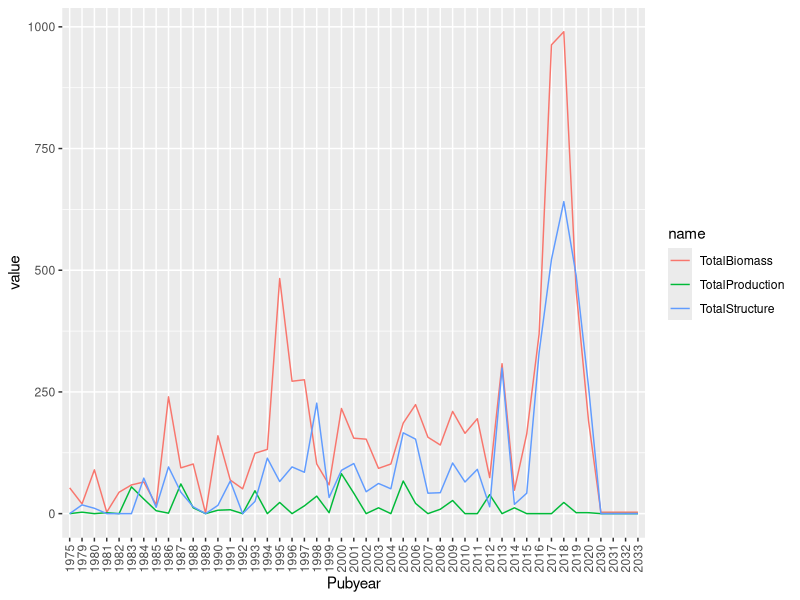

This figure's R source:
## ---- chunk 1
knitr::opts_chunk$set(echo = TRUE)
## ---- chunk 2
library(tidyverse)
## ---- chunk 3
seagrass<-read.csv("../data/SeagrassPubs.csv")
## ---- chunk 4
head(seagrass)
summary(seagrass)
glimpse(seagrass)
## ---- chunk 5
# Extract author and year from reference column and create new data frame with these two variables separated.
seagrass1 <- seagrass %>% 
  mutate(Author = str_extract(string = Reference, pattern = "(?<=,\\s).+"),
         PubYear = str_extract(string = Reference, pattern = "[0-9]+")) %>% 
  select(Author:PubYear)
# Combine the Column for publication year to the original data frame using cbind function.
Pubyear = seagrass1$PubYear
seagrass2 <- cbind(seagrass, Pubyear)
## ---- chunk 6
biomass<-seagrass2 %>% # Create new data frame and select which data frame to pull data from.
  group_by(Pubyear) %>% # Group publications by year.
  select(Pubyear, Seagr.biom.above.dm..g.m..2.) %>% # Select which 2 variables we are interested in using to tally.
   drop_na(Seagr.biom.above.dm..g.m..2.) %>% # Remove na values to only count the years with publications.
    tally()
colnames(biomass) <- c("Pubyear", "tally1")

biomass1<-seagrass2 %>% # Create new data frame and select which data frame to pull data from.
  group_by(Pubyear) %>%  # Group publications by year.
  select(Pubyear, Seagr.biom.below.dm..g.m..2.) %>% # Select which 2 variables we are interested in using to tally.
  drop_na(Seagr.biom.below.dm..g.m..2.) %>% # Remove na values to only count the years with publications.
    tally()
colnames(biomass1) <- c("Pubyear", "tally2")

biomass2<-seagrass2 %>% # Create new data frame and select which data frame to pull data from.
  group_by(Pubyear) %>%  # Group publications by year.
  select(Pubyear, Seagr.biom.tot.dm..g.m..2.) %>% # Select which 2 variables we are interested in using to tally.
  drop_na(Seagr.biom.tot.dm..g.m..2.) %>% # Remove na values to only count the years with publications.
    tally()
colnames(biomass2) <- c("Pubyear", "tally3")


# Organise data into one dataframe.

TBmass1 <- biomass %>%
  full_join(biomass1) # Combine tally columns for biomass and biomass1 into one dataframe.


TBmass2 <- TBmass1 %>%
  full_join(biomass2)  # Combine tally columns for TBmass1 and biomass2 into one dataframe. That puts all three tally columns into one dataframe.



TBmass2$tally1<-as.numeric(TBmass2$tally1) # Make tally1 numeric.
TBmass2$tally2<-as.numeric(TBmass2$tally2) # Make tally2 numeric.
TBmass2$tally3<-as.numeric(TBmass2$tally3) # Make tally3 numeric.

TBmass2[is.na(TBmass2)] <- 0 # Make all NA values equal 0

TBmass2$TotalBiomass<-rowSums(TBmass2[ , c("tally1", "tally2", "tally3")]) # Create new variable TotalBiomass that calculates the sum for each row for each publication year.

## ---- chunk 7
Structure1<-seagrass2 %>% # Create new data frame and select which data frame to pull data from.
  group_by(Pubyear) %>% # Group publications by year.
  select(Pubyear, Seagr.cov....) %>% # Select which 2 variables we are interested in using to tally.
   drop_na(Seagr.cov....) %>% # Remove na values to only count the years with publications.
    tally()
colnames(Structure1) <- c("Pubyear", "tally1")

Structure2<-seagrass2 %>% # Create new data frame and select which data frame to pull data from.
  group_by(Pubyear) %>%  # Group publications by year.
  select(Pubyear, Seagr.shoot.dens....m..2.) %>% # Select which 2 variables we are interested in using to tally.
  drop_na(Seagr.shoot.dens....m..2.) %>% # Remove na values to only count the years with publications.
    tally()
colnames(Structure2) <- c("Pubyear", "tally2")

Structure3<-seagrass2 %>% # Create new data frame and select which data frame to pull data from.
  group_by(Pubyear) %>%  # Group publications by year.
  select(Pubyear, Seagr.leaf.dens....m..2.) %>% # Select which 2 variables we are interested in using to tally.
  drop_na(Seagr.leaf.dens....m..2.) %>% # Remove na values to only count the years with publications.
    tally()
colnames(Structure3) <- c("Pubyear", "tally3")



# Organise data into one dataframe.

TStructure1 <- Structure1 %>%
  full_join(Structure2) # Combine tally columns for Structure1 and Structure2 into one dataframe.


TStructure2 <- TStructure1 %>%
  full_join(Structure3)  # Combine tally columns for TStructure1 and Structure3 into one dataframe. That puts all three tally columns into one dataframe.



TStructure2$tally1<-as.numeric(TStructure2$tally1) # Make tally1 numeric.
TStructure2$tally2<-as.numeric(TStructure2$tally2) # Make tally2 numeric.
TStructure2$tally3<-as.numeric(TStructure2$tally3) # Make tally3 numeric.

TStructure2[is.na(TStructure2)] <- 0 # Make all NA values equal 0

TStructure2$TotalStructure<-rowSums(TStructure2[ , c("tally1", "tally2", "tally3")]) # Create new variable TotalBiomass that calculates the sum for each row for each publication year.

## ---- chunk 8
Production1<-seagrass2 %>% #Create new data frame and select which data frame to pull data from.
  group_by(Pubyear) %>% # Group publications by year.
  select(Pubyear, Seagr.prod.above.dm..g.m..2.day.) %>% # Select which 2 variables we are interested in using to tally.
   drop_na(Seagr.prod.above.dm..g.m..2.day.) %>% # Remove na values to only count the years with publications.
    tally()
colnames(Production1) <- c("Pubyear", "tally1")

Production2<-seagrass2 %>% #Create new data frame and select which data frame to pull data from.
  group_by(Pubyear) %>%  # Group publications by year.
  select(Pubyear, Seagr.prod.below.dm..g.m..2.day.) %>% # Select which 2 variables we are interested in using to tally.
  drop_na(Seagr.prod.below.dm..g.m..2.day.) %>% # Remove na values to only count the years with publications.
    tally()
colnames(Production2) <- c("Pubyear", "tally2")

Production3<-seagrass2 %>% #Create new data frame and select which data frame to pull data from.
  group_by(Pubyear) %>%  # Group publications by year.
  select(Pubyear, Seagr.prod.total.dm..g.m..2.day.) %>% # Select which 2 variables we are interested in using to tally.
  drop_na(Seagr.prod.total.dm..g.m..2.day.) %>% # Remove na values to only count the years with publications.
    tally()
colnames(Production3) <- c("Pubyear", "tally3")




# Organise data into one dataframe.

TProduction1 <- Production1 %>%
  full_join(Production2) # Combine tally columns for Structure1 and Structure2 into one dataframe.


TProduction2 <- TProduction1 %>%
  full_join(Production3)  # Combine tally columns for TStructure1 and Structure3 into one dataframe. That puts all three tally columns into one dataframe.



TProduction2$tally1<-as.numeric(TProduction2$tally1) # Make tally1 numeric.
TProduction2$tally2<-as.numeric(TProduction2$tally2) # Make tally2 numeric.
TProduction2$tally3<-as.numeric(TProduction2$tally3) # Make tally3 numeric.

TProduction2[is.na(TProduction2)] <- 0 # Make all NA values equal 0

TProduction2$TotalProduction<-rowSums(TProduction2[ , c("tally1", "tally2", "tally3")]) # Create new variable TotalBiomass that calculates the sum for each row for each publication year.


## ---- chunk 9

df_new <- 
  left_join(TBmass2, TStructure2, by = 'Pubyear') %>% 
  mutate(Pubyear = replace_na(Pubyear, 0))

df_new2 <- 
  left_join(df_new, TProduction2, by = 'Pubyear') %>% 
  mutate(Pubyear = replace_na(Pubyear, 0))

summary(df_new2)


# Remove unwanted variables.
df_new2 <- subset(df_new2, select = -(tally1))
df_new2 <- subset(df_new2, select = -(tally2))
df_new2 <- subset(df_new2, select = -(tally3))
df_new2 <- subset(df_new2, select = -(tally1.x))
df_new2 <- subset(df_new2, select = -(tally1.y))
df_new2 <- subset(df_new2, select = -(tally2.x))
df_new2 <- subset(df_new2, select = -(tally2.y))
df_new2 <- subset(df_new2, select = -(tally3.x))
df_new2 <- subset(df_new2, select = -(tally3.y))

TotalData <- df_new2
TotalData[is.na(TotalData)] <- 0 # Make all NA values equal 0

summary(TotalData)
view(TotalData)
## ---- chunk 10
FinalData <- TotalData |> 
  pivot_longer(
    cols = TotalBiomass:TotalProduction,
    names_to = "PublicationType",
    values_to = "value"
  )
## ---- chunk 11



## ---- chunk 12
TotalData %>%
  pivot_longer(cols = -Pubyear) %>%
  ggplot(aes(x = Pubyear, y = value, group = name, color = name)) + 
  geom_line() +
  theme(axis.text.x = element_text(angle = 90, vjust = 0.5, hjust=1))

            
